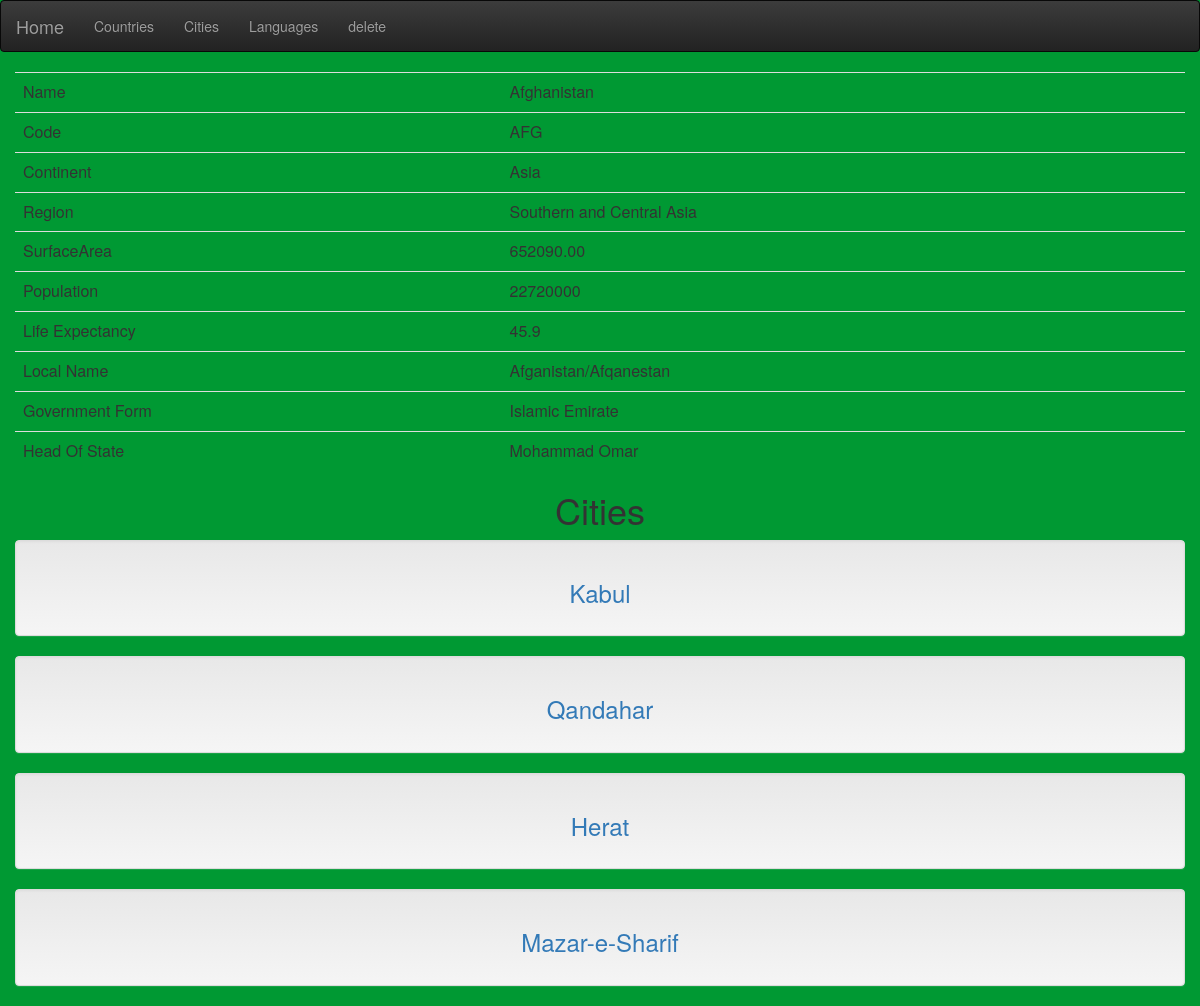
Screenshot of /country_show.php?catagory=country&name=Afghanistan with the database file from the repository.
### tables this page shows
CREATE TABLE `country` (
  `Code` CHAR(3) NOT NULL DEFAULT '',
  `Name` CHAR(52) NOT NULL DEFAULT '',
  `Continent` enum('Asia','Europe','North America','Africa','Oceania','Antarctica','South America') NOT NULL DEFAULT 'Asia',
  `Region` CHAR(26) NOT NULL DEFAULT '',
  `SurfaceArea` FLOAT(10,2) NOT NULL DEFAULT '0.00',
  `IndepYear` SMALLINT(6) DEFAULT NULL,
  `Population` INT(11) NOT NULL DEFAULT '0',
  `LifeExpectancy` FLOAT(3,1) DEFAULT NULL,
  `GNP` FLOAT(10,2) DEFAULT NULL,
  `GNPOld` FLOAT(10,2) DEFAULT NULL,
  `LocalName` CHAR(45) NOT NULL DEFAULT '',
  `GovernmentForm` CHAR(45) NOT NULL DEFAULT '',
  `HeadOfState` CHAR(60) DEFAULT NULL,
  `Capital` INT(11) DEFAULT NULL,
  `Code2` CHAR(2) NOT NULL DEFAULT '',
  PRIMARY KEY (`Code`)
);

CREATE TABLE `city` (
  `ID` INT(11) NOT NULL AUTO_INCREMENT,
  `Name` CHAR(35) NOT NULL DEFAULT '',
  `CountryCode` CHAR(3) NOT NULL DEFAULT '',
  `District` CHAR(20) NOT NULL DEFAULT '',
  `Population` INT(11) NOT NULL DEFAULT '0',
  PRIMARY KEY (`ID`),
  KEY `CountryCode` (`CountryCode`),
  CONSTRAINT `city_ibfk_1` FOREIGN KEY (`CountryCode`) REFERENCES `country` (`Code`)
);

### country_show.php (the view, shortened to what this page needs)
<html>
<head>
<link rel="stylesheet" href="bootstrap/css/bootstrap.min.css">
<link rel="stylesheet" href="bootstrap/css/bootstrap-theme.min.css">
 <link rel="stylesheet"  href="style.css">
 </head>
<body >
 <nav class="navbar navbar-inverse">
  <div class="container-fluid">
    <div class="navbar-header">
      <a class="navbar-brand" href="index.php">Home</a>
    </div>
    <ul class="nav navbar-nav">
<li><a href="country.php?order=Name&num=0">Countries</a></li>
      <li><a href="city.php?order=Name&num=0">Cities</a></li>
      <li><a href="languages.php?num=0">Languages</a></li>
	  <li><a href="delete.php?name=">delete</a></li>
    </ul>
  </div>
</nav>
	<div class="container-fluid">
  <?php
    $cato = $_GET['catagory'];
    $name = $_GET['name'];
	if($cato == 'city') {
		$query = "SELECT * from ".$cato." where Name ="."'"."$name"."'";
		$result = mysql_query($query);
		while ($row=mysql_fetch_array($result)) {
			echo "<table class='table'>";
			echo "<tr><td>Name</td><td>".$row['Name']."</td></tr>";
			echo "<tr><td>ID</td><td>".$row['ID']."</td></tr>";
			echo "<tr><td>Country code</td><td>".$row['CountryCode']."</td></tr>";
			echo "<tr><td>District</td><td>".$row['District']."</td></tr>";
			echo "<tr><td>Populaton</td><td>".$row['Population']."</td></tr>";
			echo "</table>";
		}
	}
	else if($cato=='country'){
		$query = "SELECT * from ".$cato." where Name ="."'"."$name"."'";
		$result = mysql_query($query);
		$str="";
		while ($row=mysql_fetch_array($result)) {
		echo "<table class='table'>";
			echo "<tr><td>Name</td><td>".$row['Name']."</td></tr>";
			$str=$row['Code'];
			echo "<tr><td>Code</td><td>".$row['Code']."</td></tr>";
			echo "<tr><td>Continent</td><td>".$row['Continent']."</td></tr>";
			echo "<tr><td>Region</td><td>".$row['Region']."</td></tr>";
			echo "<tr><td>SurfaceArea</td><td>".$row['SurfaceArea']."</td></tr>";
			echo "<tr><td>Population</td><td>".$row['Population']."</td></tr>";
			echo "<tr><td>Life Expectancy</td><td>".$row['LifeExpectancy']."</td></tr>";
			echo "<tr><td>Local Name</td><td>".$row['LocalName']."</td></tr>";
			echo "<tr><td>Government Form</td><td>".$row['GovernmentForm']."</td></tr>";
			echo "<tr><td>Head Of State</td><td>".$row['HeadOfState']."</td></tr>";
		echo "</table>";
		}
		$q="SELECT * from city where CountryCode="."'"."$str"."'";
		$res = mysql_query($q);
		echo "<h1 align='center'>Cities</h1>";
		while ($row = mysql_fetch_array($res)) {
			 $countryname = $row['Name'];
			echo  "<div class = 'well'>"."<h3 align = 'center'>"."<a href=\"country_show.php?catagory=city&name=$countryname\" >".$row['Name']."</a>"."</h3>"."</div>";
		}
	}
   ?>
</div>
</body>
</html>

### style.css (style rules this page uses)
body { background: #009933 ; }

### rows the page displays
country: Name "Afghanistan", Code "AFG", Continent "Asia", Region "Southern and Central Asia", SurfaceArea "652090.00", Population "22720000", LifeExpectancy "45.9", LocalName "Afganistan/Afqanestan", GovernmentForm "Islamic Emirate", HeadOfState "Mohammad Omar"
city: Name "Kabul"
city: Name "Qandahar"
city: Name "Herat"
city: Name "Mazar-e-Sharif"
